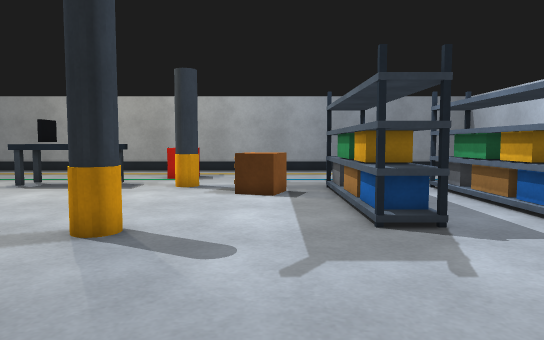
View 1 (above)

21 first-person views from a walk through a Gazebo world. The camera is 0.94 m above the floor, tilts 4° down and sees 70° across. The floor is counted in squares, 0.5 m on a side. Each view is taken from the middle of a square. On the plan, view 1 faces up. The plan holds only what a view shows up to about 19 squares ahead; the rest is blank.

View 2
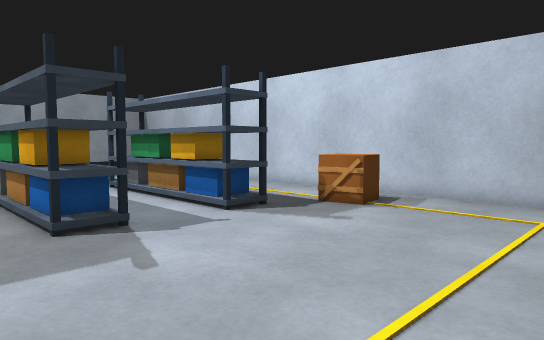

View 3
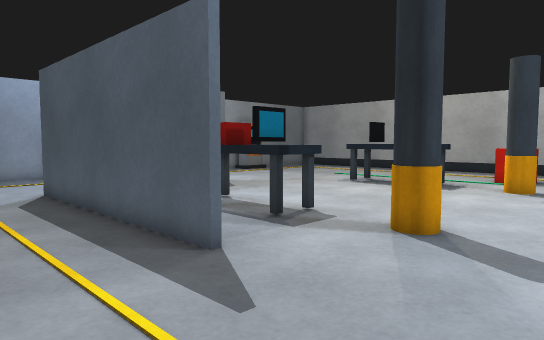

View 4
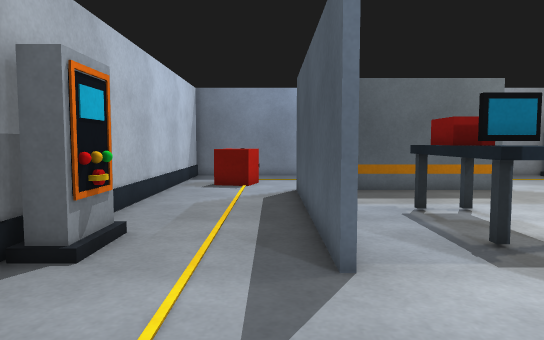

View 5
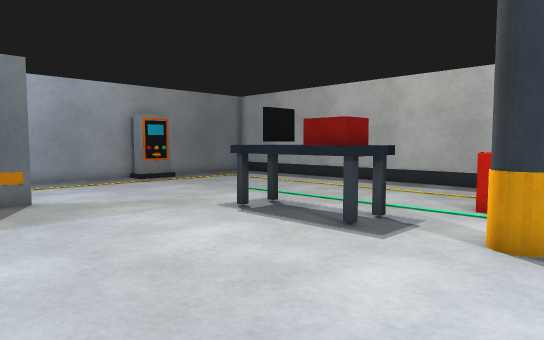

View 6
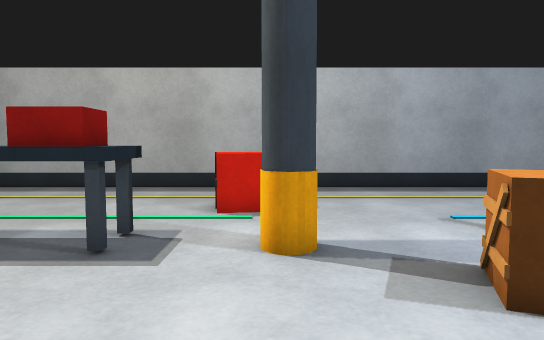

View 7
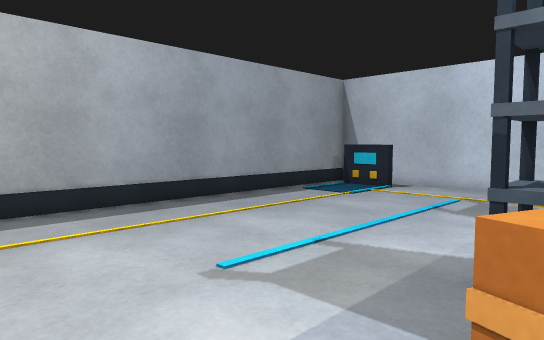

View 8
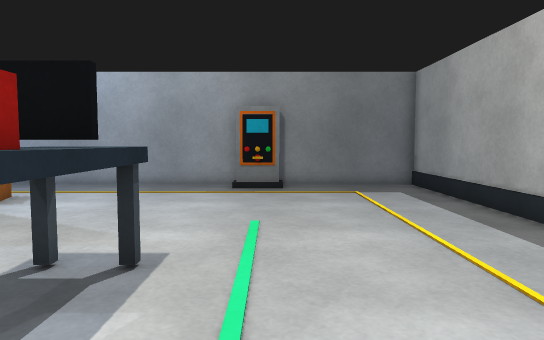

View 9
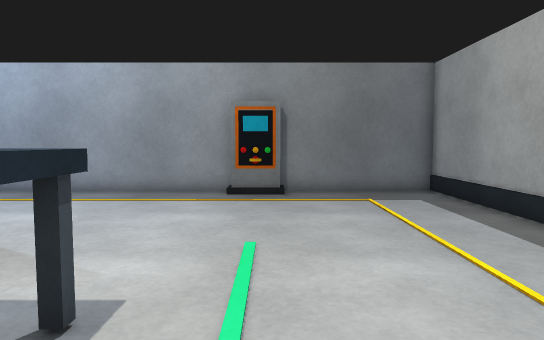

View 10
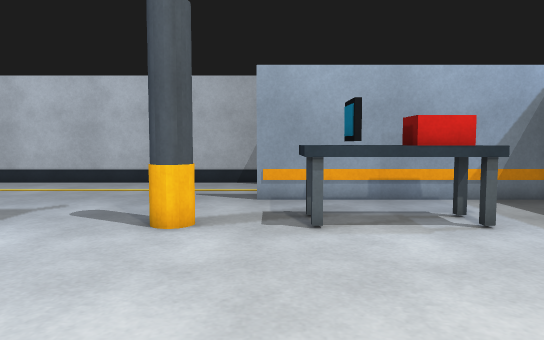

View 11
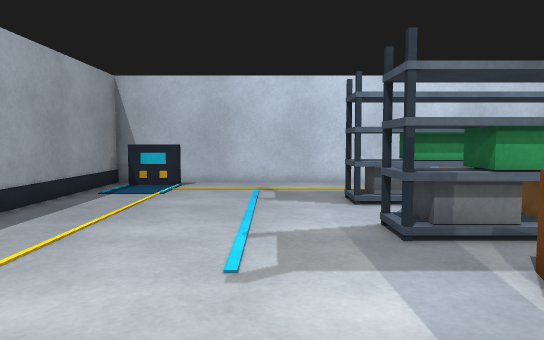

View 12
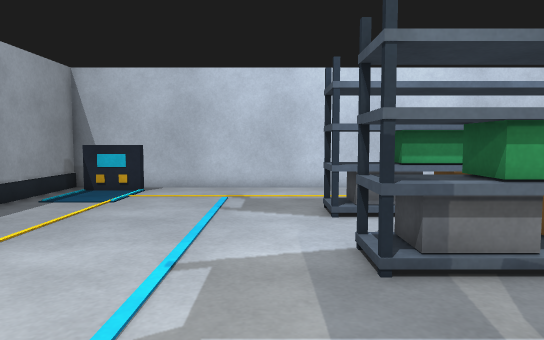

View 13
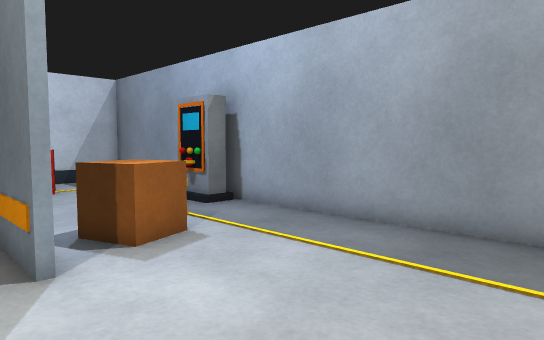

View 14
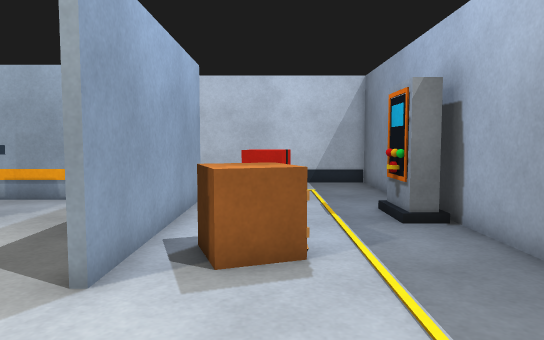

View 15
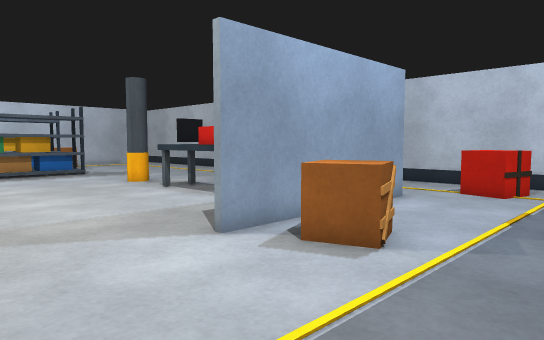

View 16
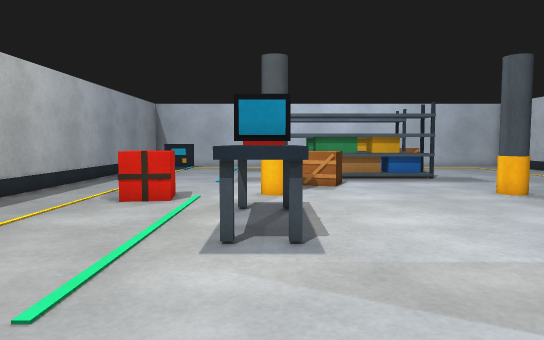

View 17
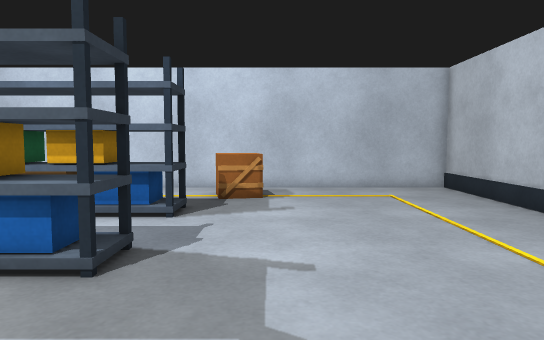

View 18
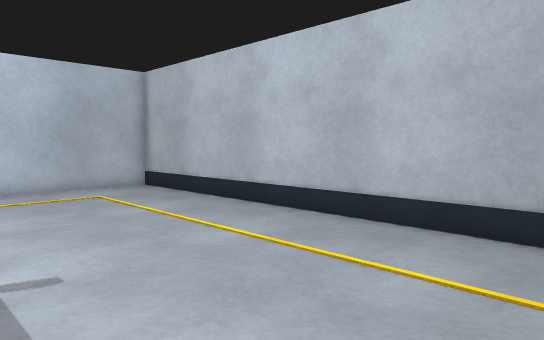

View 19
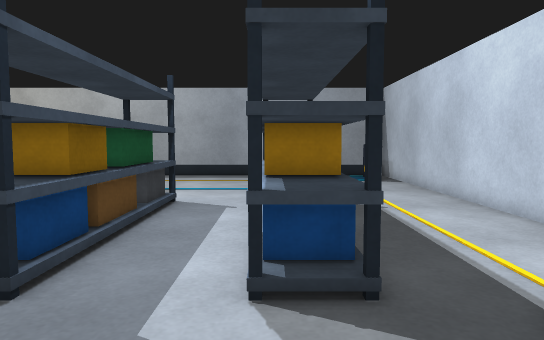

View 20
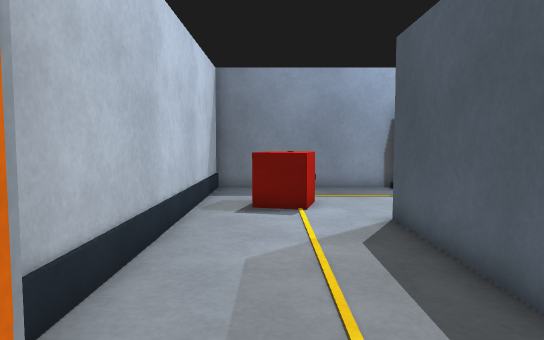

View 21
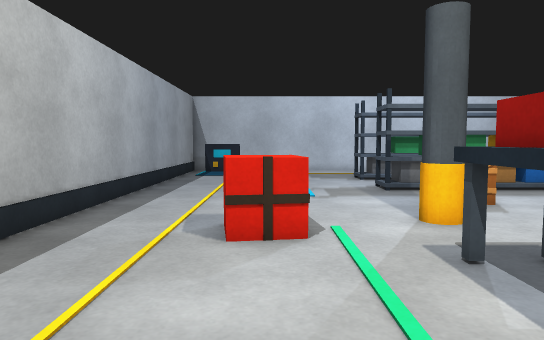

### Floor plan
Key: @ floor where view 1 was taken; # wall or solid block; . floor; B bench; P pillar; S shelf; C crate; O other object.
Columns run from 23 left of view 1 to 14 right of it. Each row starts with its distance up from view 1.
 27 ######################################
 26 #....................................#
 25 #................................  O #
 24 #................................  O #
 23 #..................................O.#
 22 #.................CC.................#
 21 #.................CC.................#
 20  OO..................................#
 19  OO..................................#
 18 #...........BBBBB....................#
 17 #...........BBBBB..PP................#
 16 #.........................SS..SS.....#
 15 #.....................CC..SS..SS.....#
 14 #.....................CC..SS..SS.....#
 13 #.........................SS..SS.....#
 12 #.......#.................SS..SS.....#
 11 #....CC.#.................SS..SS.....#
 10 #....CC.#.................SS..SS.....#
  9 #.......#.................SS..SS.....#
  8  O......#...BBBBB..PP............CC..#
  7  OO.....#...BBBBB................CC..#
  6  O......#............................#
  5 #.......#............................#
  4 #.......##########...................#
  3 #....................................#
  2 #....CC..............................#
  1 #...C C..............................#
  0 #...............O......@.............#
 -1 ############## OOO####################

Where each view was taken, in squares from view 1:
view 1: 0 up, 0 right, facing up
view 2: 0 up, 0 right, facing up-right
view 3: 0 up, 0 right, facing up-left
view 4: 3 up, 0 right, facing left
view 5: 9 up, 2 left, facing up-left
view 6: 10 up, 4 left, facing up
view 7: 15 up, 3 left, facing up-right
view 8: 20 up, 5 left, facing left
view 9: 20 up, 7 left, facing left
view 10: 17 up, 6 left, facing down
view 11: 19 up, 5 left, facing right
view 12: 18 up, 3 left, facing right
view 13: 18 up, 14 left, facing down-left
view 14: 17 up, 18 left, facing down
view 15: 17 up, 22 left, facing down-right
view 16: 17 up, 18 left, facing right
view 17: 6 up, 3 left, facing right
view 18: 7 up, 3 left, facing down-right
view 19: 4 up, 7 right, facing up
view 20: 1 up, 6 left, facing left
view 21: 21 up, 13 left, facing right
